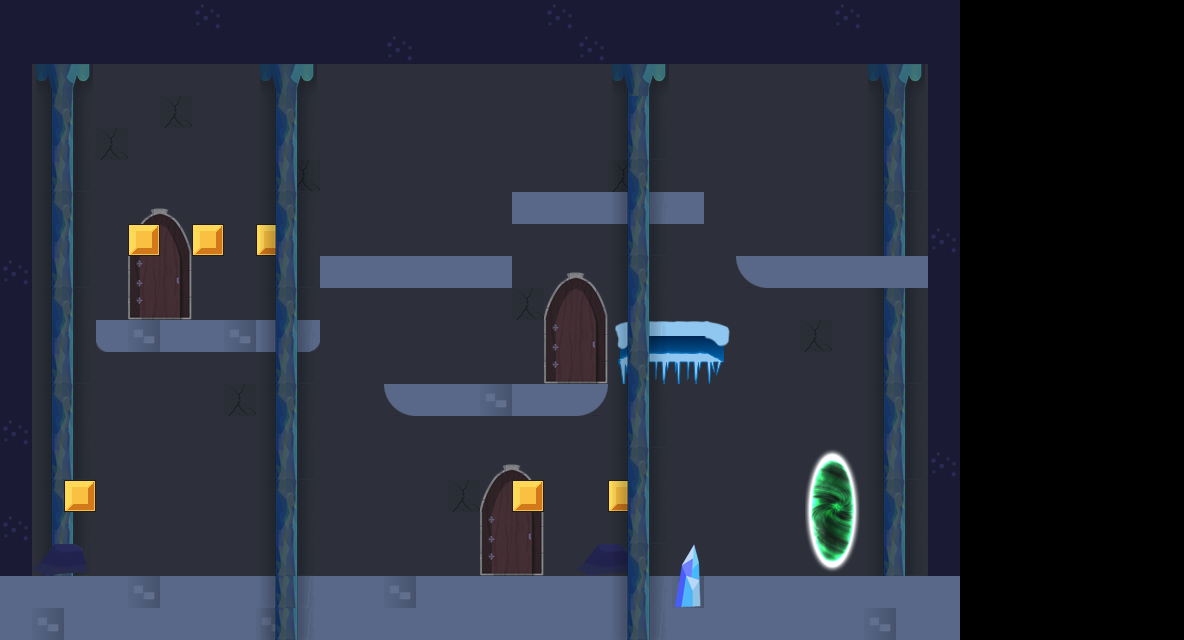

A 2D game scene composited from a Tiled map and its tileset images. What follows is a short description and the map's XML, with each tile layer's data collapsed to a summary:
An orthogonal 37x20 tile map with 32x32 px tiles, 12 tile layers (background, colonne, porte, piattaforme, ...), 4 tilesets and 5 objects (2x npc, spawn0, paper, sedia).

<map version="1.0" orientation="orthogonal" renderorder="right-down" width="37" height="20" tilewidth="32" tileheight="32" nextobjectid="10">
 <properties>
  <property name="ParallaxEnabled" value="true" />
 </properties>
 <tileset firstgid="1" name="tilesmap3" tilewidth="32" tileheight="32" tilecount="104" columns="8">
  <image source="visual/tilesets/tilesmap3.png" width="256" height="416" />
  <tile id="1">
   <properties>
    <property name="HasBody" value="" />
    <property name="bodyType" value="static" />
    <property name="friction" type="float" value="0" />
    <property name="myName" value="env" />
   </properties>
  </tile>
  <tile id="2">
   <properties>
    <property name="HasBody" value="" />
    <property name="bodyType" value="static" />
    <property name="friction" type="float" value="0" />
    <property name="myName" value="env" />
   </properties>
  </tile>
  <tile id="8">
   <properties>
    <property name="HasBody" value="" />
    <property name="bodyType" value="static" />
    <property name="friction" type="float" value="1" />
    <property name="isGround" value="" />
    <property name="myName" value="env" />
   </properties>
  </tile>
  <tile id="24">
   <properties>
    <property name="HasBody" value="" />
    <property name="bodyType" value="static" />
    <property name="friction" type="float" value="1" />
    <property name="isGround" value="" />
    <property name="myName" value="env" />
   </properties>
  </tile>
  <tile id="32">
   <properties>
    <property name="HasBody" value="" />
    <property name="bodyType" value="static" />
    <property name="friction" type="float" value="0" />
    <property name="isGround" value="" />
    <property name="myName" value="env" />
   </properties>
  </tile>
  <tile id="33">
   <properties>
    <property name="HasBody" value="" />
    <property name="bodyType" value="static" />
    <property name="friction" type="float" value="0" />
    <property name="isGround" value="" />
    <property name="myName" value="env" />
   </properties>
  </tile>
  <tile id="34">
   <properties>
    <property name="HasBody" value="" />
    <property name="bodyType" value="static" />
    <property name="friction" type="float" value="0" />
    <property name="isGround" value="" />
    <property name="myName" value="env" />
   </properties>
  </tile>
  <tile id="35">
   <properties>
    <property name="HasBody" value="" />
    <property name="bodyType" value="dynamic" />
    <property name="canBeBroken" value="true" />
   </properties>
  </tile>
  <tile id="36">
   <properties>
    <property name="HasBody" value="" />
    <property name="bodyType" value="dynamic" />
    <property name="canBeBroken" value="true" />
   </properties>
  </tile>
  <tile id="37">
   <properties>
    <property name="HasBody" value="" />
    <property name="bodyType" value="static" />
    <property name="isSensor" value="" />
    <property name="myName" value="end_level" />
   </properties>
  </tile>
  <tile id="38">
   <properties>
    <property name="HasBody" value="" />
    <property name="bodyType" value="static" />
    <property name="isSensor" value="" />
    <property name="myName" value="end_level" />
   </properties>
  </tile>
  <tile id="40">
   <properties>
    <property name="HasBody" value="" />
    <property name="bodyType" value="static" />
    <property name="myName" value="env" />
   </properties>
  </tile>
  <tile id="41">
   <properties>
    <property name="HasBody" value="" />
    <property name="bodyType" value="static" />
    <property name="myName" value="env" />
   </properties>
  </tile>
  <tile id="42">
   <properties>
    <property name="HasBody" value="" />
    <property name="bodyType" value="static" />
    <property name="myName" value="env" />
   </properties>
  </tile>
  <tile id="43">
   <properties>
    <property name="HasBody" value="" />
    <property name="bodyType" value="static" />
    <property name="isSensor" value="true" />
    <property name="myName" value="coin" />
   </properties>
  </tile>
  <tile id="45">
   <properties>
    <property name="HasBody" value="" />
    <property name="bodyType" value="static" />
    <property name="isSensor" value="" />
    <property name="myName" value="end_level" />
   </properties>
  </tile>
  <tile id="46">
   <properties>
    <property name="HasBody" value="" />
    <property name="bodyType" value="static" />
    <property name="isSensor" value="" />
    <property name="myName" value="end_level" />
   </properties>
  </tile>
  <tile id="48">
   <properties>
    <property name="HasBody" value="" />
    <property name="bodyType" value="static" />
    <property name="myName" value="env" />
   </properties>
  </tile>
  <tile id="49">
   <properties>
    <property name="HasBody" value="" />
    <property name="bodyType" value="static" />
    <property name="myName" value="env" />
   </properties>
  </tile>
  <tile id="50">
   <properties>
    <property name="HasBody" value="" />
    <property name="bodyType" value="static" />
    <property name="myName" value="env" />
   </properties>
  </tile>
  <tile id="53">
   <properties>
    <property name="HasBody" value="" />
    <property name="bodyType" value="static" />
    <property name="isSensor" value="" />
    <property name="myName" value="end_level" />
   </properties>
  </tile>
  <tile id="54">
   <properties>
    <property name="HasBody" value="" />
    <property name="bodyType" value="static" />
    <property name="isSensor" value="" />
    <property name="myName" value="end_level" />
   </properties>
  </tile>
  <tile id="56">
   <properties>
    <property name="HasBody" value="" />
    <property name="bodyType" value="static" />
    <property name="isDanger" value="true" />
   </properties>
  </tile>
  <tile id="61">
   <properties>
    <property name="HasBody" value="" />
    <property name="bodyType" value="static" />
    <property name="isSensor" value="" />
    <property name="myName" value="end_level" />
   </properties>
  </tile>
  <tile id="62">
   <properties>
    <property name="HasBody" value="" />
    <property name="bodyType" value="static" />
    <property name="isSensor" value="" />
    <property name="myName" value="end_level" />
   </properties>
  </tile>
  <tile id="64">
   <properties>
    <property name="HasBody" value="" />
    <property name="bodyType" value="static" />
    <property name="isDanger" value="true" />
   </properties>
  </tile>
  <tile id="77">
   <properties>
    <property name="HasBody" value="" />
    <property name="bodyType" value="static" />
    <property name="friction" type="float" value="1" />
    <property name="isGround" value="" />
    <property name="myName" value="env" />
   </properties>
  </tile>
  <tile id="78">
   <properties>
    <property name="HasBody" value="" />
    <property name="bodyType" value="static" />
    <property name="friction" type="float" value="1" />
    <property name="isGround" value="" />
    <property name="myName" value="env" />
   </properties>
  </tile>
  <tile id="82">
   <properties>
    <property name="HasBody" value="" />
    <property name="bodyType" value="static" />
    <property name="friction" type="float" value="1" />
    <property name="isGround" value="" />
    <property name="myName" value="env" />
   </properties>
  </tile>
  <tile id="83">
   <properties>
    <property name="HasBody" value="" />
    <property name="bodyType" value="static" />
    <property name="friction" type="float" value="1" />
    <property name="isGround" value="" />
    <property name="myName" value="env" />
   </properties>
  </tile>
  <tile id="85">
   <properties>
    <property name="HasBody" value="" />
    <property name="bodyType" value="static" />
    <property name="friction" type="float" value="1" />
    <property name="isGround" value="" />
    <property name="myName" value="env" />
   </properties>
  </tile>
  <tile id="86">
   <properties>
    <property name="HasBody" value="" />
    <property name="bodyType" value="static" />
    <property name="friction" type="float" value="1" />
    <property name="isGround" value="" />
    <property name="myName" value="env" />
   </properties>
  </tile>
 </tileset>
 <tileset firstgid="105" name="sedia" tilewidth="70" tileheight="113" tilecount="1" columns="1">
  <image source="visual/sprites/sedia.png" width="70" height="113" />
  <tile id="0">
   <properties>
    <property name="HasBody" value="" />
    <property name="bodyType" value="dynamic" />
    <property name="friction" type="float" value="1" />
    <property name="isEnemy" value="true" />
    <property name="isTargettable" value="true" />
    <property name="lives" type="int" value="5" />
   </properties>
  </tile>
 </tileset>
 <tileset firstgid="106" name="paper" tilewidth="51" tileheight="52" tilecount="1" columns="1">
  <image source="visual/sprites/paper.png" width="51" height="52" />
  <tile id="0">
   <properties>
    <property name="HasBody" value="" />
    <property name="bodyType" value="dynamic" />
    <property name="friction" type="float" value="1" />
    <property name="isEnemy" value="true" />
    <property name="isTargettable" value="true" />
    <property name="lives" type="int" value="1" />
   </properties>
  </tile>
 </tileset>
 <tileset firstgid="107" name="tileset-platformer" tilewidth="32" tileheight="32" tilecount="102" columns="6">
  <image source="visual/tilesets/tileset-platformer.png" width="192" height="544" />
  <tile id="12">
   <properties>
    <property name="HasBody" value="" />
    <property name="bodyType" value="static" />
    <property name="bounce" value="1" />
   </properties>
  </tile>
  <tile id="14">
   <properties>
    <property name="HasBody" value="" />
    <property name="bodyType" value="static" />
    <property name="bounce" value="1" />
   </properties>
  </tile>
  <tile id="62">
   <properties>
    <property name="HasBody" value="" />
    <property name="bodyType" value="static" />
    <property name="isSensor" value="true" />
    <property name="myName" value="coin" />
   </properties>
  </tile>
 </tileset>
 <layer name="background" width="37" height="20" opacity="0.97">
  <data>[740 cells, 600 non-empty, 2 distinct tile ids]</data>
 </layer>
 <layer name="colonne" width="37" height="20">
  <data>[740 cells, 64 non-empty, 8 distinct tile ids]</data>
 </layer>
 <layer name="porte" width="37" height="20">
  <data>[740 cells, 24 non-empty, 8 distinct tile ids]</data>
 </layer>
 <layer name="piattaforme" width="37" height="20">
  <data>[740 cells, 100 non-empty, 12 distinct tile ids]</data>
 </layer>
 <layer name="muri" width="37" height="20">
  <data>[740 cells, 92 non-empty, 2 distinct tile ids]</data>
 </layer>
 <layer name="rocce" width="37" height="20">
  <data>[740 cells, 10 non-empty, 3 distinct tile ids]</data>
 </layer>
 <layer name="spuntoni" width="37" height="20">
  <data>[740 cells, 2 non-empty, 2 distinct tile ids]</data>
 </layer>
 <layer name="endgame" width="37" height="20">
  <data>[740 cells, 8 non-empty, 8 distinct tile ids]</data>
 </layer>
 <layer name="entities" width="37" height="20">
  <data>[740 cells, 0 non-empty, 0 distinct tile ids]</data>
 </layer>
 <layer name="playerObject" width="37" height="20">
  <data>[740 cells, 0 non-empty, 0 distinct tile ids]</data>
 </layer>
 <layer name="playerEffects" width="37" height="20">
  <data>[740 cells, 0 non-empty, 0 distinct tile ids]</data>
 </layer>
 <objectgroup name="playerSpawn">
  <object id="1" name="spawn0" x="140" y="273" width="32" height="32" />
 </objectgroup>
 <objectgroup name="npcSpawn">
  <object id="4" name="npc" x="417" y="227" width="21" height="21" />
  <object id="9" name="npc" x="170" y="549" />
 </objectgroup>
 <objectgroup name="enemySpawn">
  <object id="2" name="paper01" type="paper" x="443" y="365" />
  <object id="3" name="sedia01" type="sedia" x="832" y="226" />
 </objectgroup>
 <layer name="foreground" width="37" height="20">
  <properties>
   <property name="parallaxFactorX" value="1.2" />
  </properties>
  <data>[740 cells, 72 non-empty, 8 distinct tile ids]</data>
 </layer>
</map>
